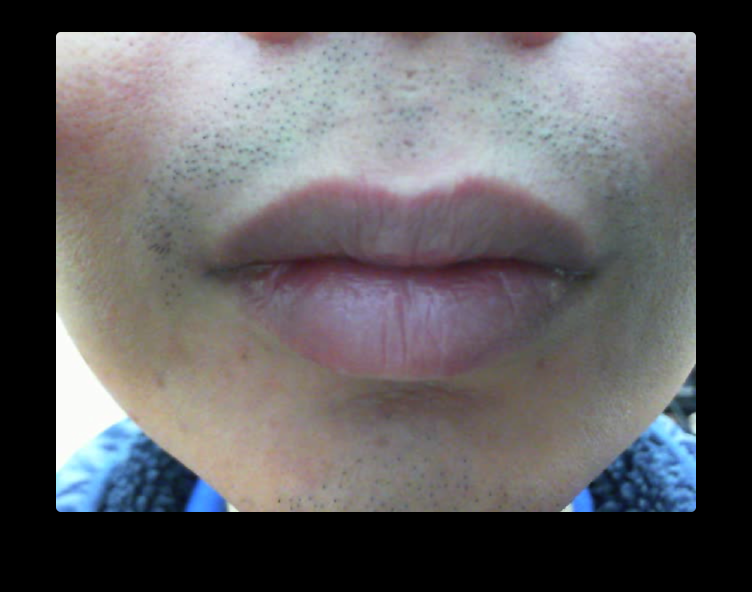
#> input picture IPCVmp/Lip_Tracking-master/Data/Snip20160318_2.png, 1504 x 1184 px, given in place of the camera (shown at 1/2 size)
$ python LipTrack.py
#> lines starting #> are read from the running program, lines starting #| are printed output that depends on the picture
import cv2
import numpy as np
import matplotlib.pyplot as plt
from skimage.color import rgb2gray
from skimage import data
from skimage.filters import gaussian
from skimage.segmentation import active_contour

faceDetection = cv2.CascadeClassifier('D:\opencv\sources\data\haarcascades\haarcascade_frontalface_default.xml')

VideoFeed = cv2.VideoCapture(0) #Value can be either 0 or 1

while 1:
    ret, img = VideoFeed.read()
#> img is the input picture: shape (1184, 1504, 3); mean B, G, R 94.4, 92, 93.7
    gray = cv2.cvtColor(img, cv2.COLOR_BGR2GRAY)
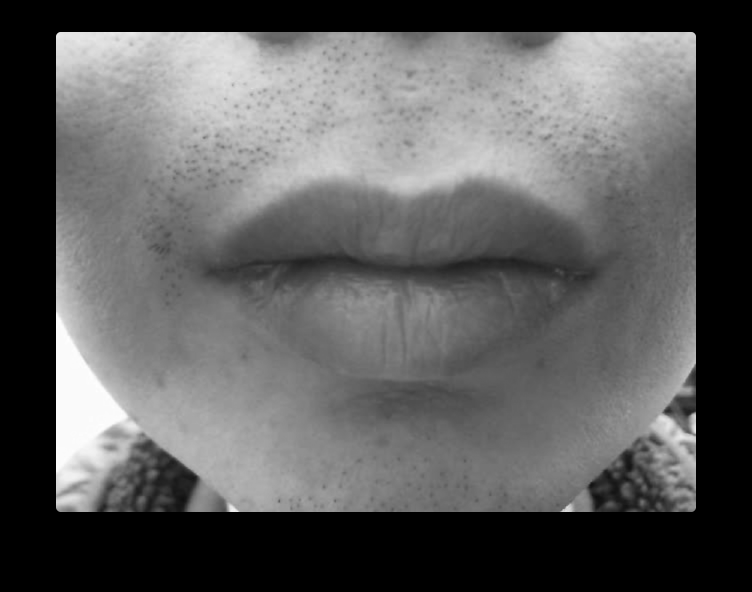
#> gray: shape (1184, 1504) (shown at 1/2 size); min 0, max 255, mean 92.8
    hsv = cv2.cvtColor(img, cv2.COLOR_BGR2HSV)
#> hsv: shape (1184, 1504, 3); mean H, S, V 58.8, 26, 100.5
    faces = faceDetection.detectMultiScale(gray, 1.3, 5)
#> faces = ()
    for (x,y,w,h) in faces:
        cv2.rectangle(img,(x,y),(x+w,y+h),(255,0,0),2)
        roi_gray = gray[y:y+h, x:x+w]
        roi_color = img[y:y+h, x:x+w]
#> this loop made 0 passes

    #cv2.imshow('img',img)
    cv2.imshow('gray', gray)

    k = cv2.waitKey(30) & 0xff
#> (key Esc is pressed here)
    if k == 27:
        break

s = np.linspace(0, 2*np.pi, 400)
x = 220 + 100*np.cos(s)
y = 100 + 100*np.sin(s)
init = np.array([x, y]).T

snake = active_contour(gaussian(img, 3),
                       init, alpha=0.015, beta=10, gamma=0.001)
#> snake = 400 pairs, first value 121.9 to 122, second value 108.6 to 113.7

fig, ax = plt.subplots(figsize=(7, 7))
ax.imshow(img, cmap=plt.cm.gray)
ax.plot(init[:, 0], init[:, 1], '--r', lw=3)
ax.plot(snake[:, 0], snake[:, 1], '-b', lw=3)
ax.set_xticks([]), ax.set_yticks([])
ax.axis([0, img.shape[1], img.shape[0], 0])

VideoFeed.release()
cv2.destroyAllWindows()
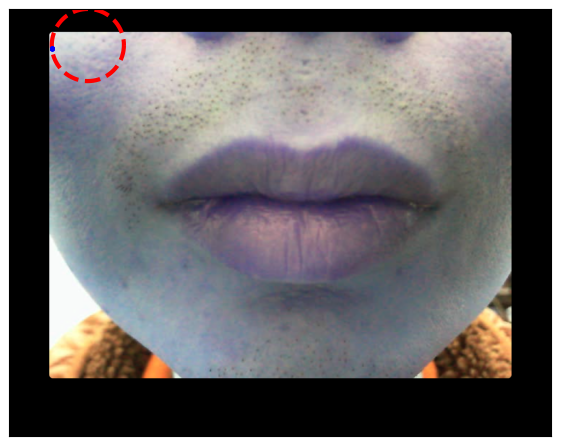
#> figure drawn by matplotlib, 1 panel; B, G, R data is drawn as R, G, B
